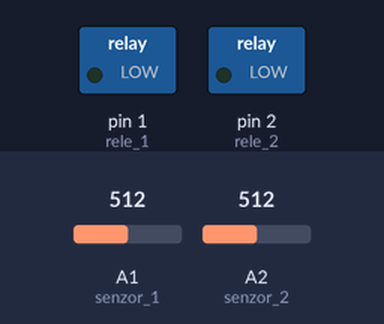
Bench run of a sketch on a simulated Arduino Uno, built with avr-gcc and run on an emulated ATmega328P. Shown: switched loads named in the sketch (green lamp = pin HIGH). The test bench sets the inputs (shaded band); at power-on: A1 (senzor_1) = 512, A2 (senzor_2) = 512.

Above: at 1.2 s.
1.3 s: A1 (senzor_1) set to 492
At 1.7 s:
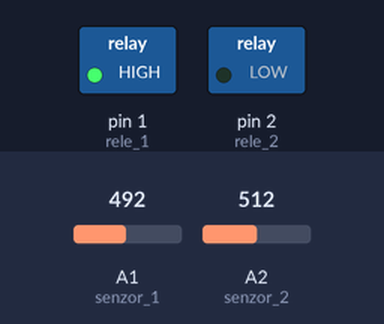
2.8 s: A2 (senzor_2) set to 482
At 4.0 s:
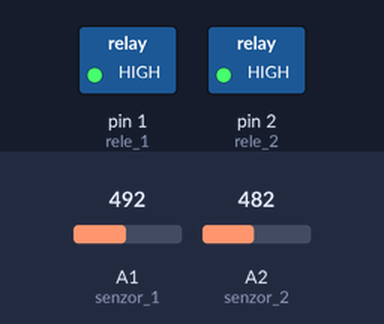
4.3 s: A1 (senzor_1) set to 510
At 5.2 s:
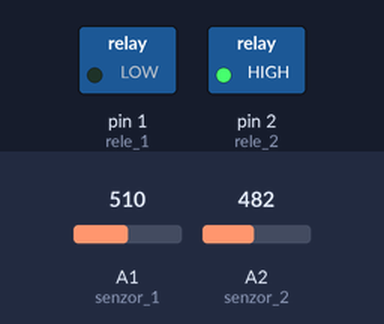
5.8 s: A1 (senzor_1) set to 490
At 6.3 s:
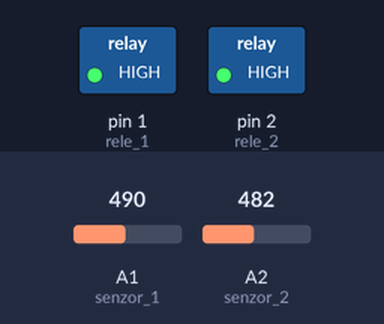
7.3 s: A1 (senzor_1) set to 511
At 8.7 s:
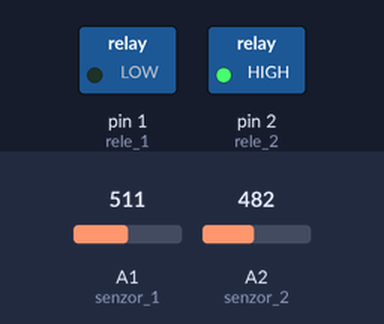
Timing chart, 0 to 9.8 s (numbered marks = the images above; inputs shaded):
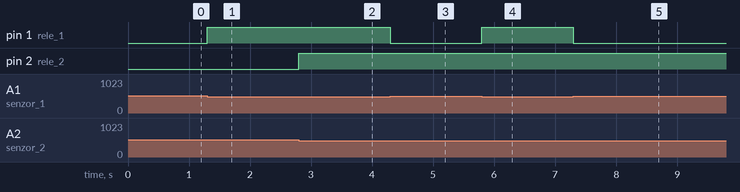

The sketch:

2relay.ino
```cpp
#include <LiquidCrystal_I2C.h>
LiquidCrystal_I2C lcd(0x27, 16, 2);

int rele_1 = 1;
int rele_2 = 2;
int senzor_1 = A1;
int senzor_2 = A2;

void setup() {
  pinMode(rele_1, OUTPUT);
  pinMode(rele_2, OUTPUT);
}

void loop() {
  int s1 = analogRead(senzor_1);
  int s2 = analogRead(senzor_2);

  if (s1 > 500) {
    digitalWrite(rele_1, LOW);
  } else {
    digitalWrite(rele_1, HIGH);
  }

  if (s2 > 500) {
    digitalWrite(rele_2, LOW);
  } else {
    digitalWrite(rele_2, HIGH);
  }
}
```

Measured:
- the behaviour switches between 501 and 500 on A1 (senzor_1) (found by bisection; images 0 and 1)
- the behaviour switches between 501 and 500 on A2 (senzor_2) (found by bisection; images 1 and 2)
- after the input at 1.3 s, pin 1 (rele_1): LOW → HIGH at once
- after the input at 2.8 s, pin 2 (rele_2): LOW → HIGH at once
- after the input at 4.3 s, pin 1 (rele_1): HIGH → LOW at once
- after the input at 5.8 s, pin 1 (rele_1): LOW → HIGH at once
- after the input at 7.3 s, pin 1 (rele_1): HIGH → LOW at once
